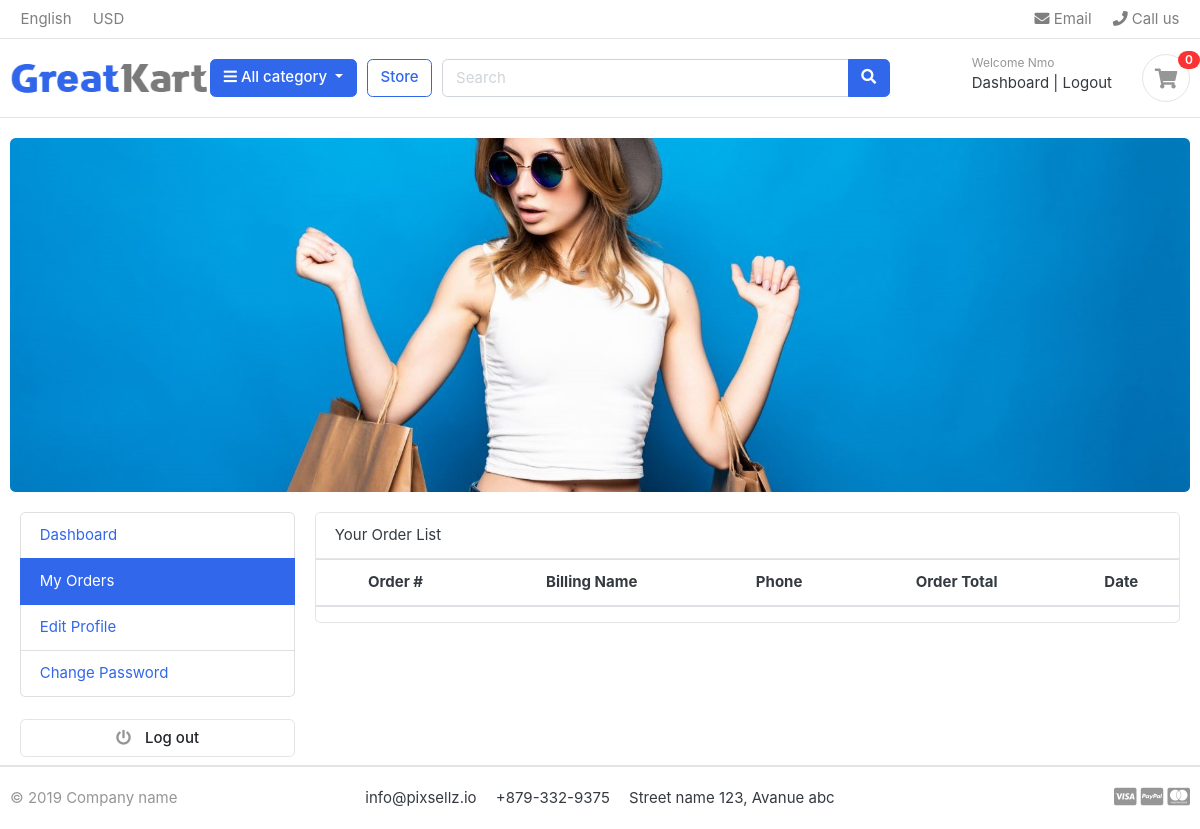
The page /accounts/my_orders (signed in) on the database as committed earlier.
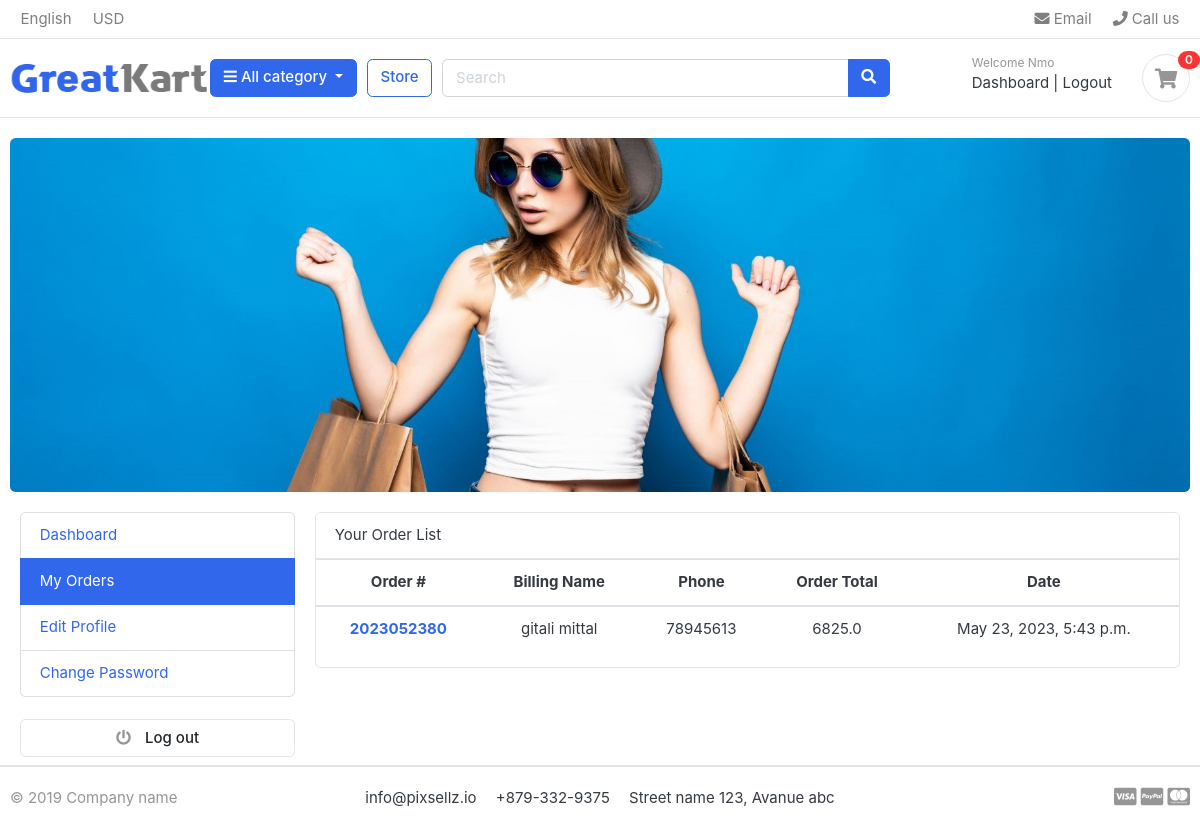
The same page on the database as committed later.
### orders/models.py (models this page shows, shortened)
class Order(models.Model):
    STATUS =(
        ("New" , "New"),
        ("Accepted","Accepted"),
        ("Completed","Completed"),
        ("Cancelled" , "Cancelled"),
    )
    user = models.ForeignKey(Account , on_delete=models.CASCADE)
    payment = models.ForeignKey(Payment , on_delete=models.CASCADE ,blank=True , null=True)
    order_number = models.CharField(max_length=20)
    first_name = models.CharField(max_length=50)
    last_name = models.CharField(max_length=50)
    phone = models.CharField(max_length=15)
    email = models.EmailField(max_length = 50)
    address_line1 = models.CharField(max_length=100)
    address_line2 = models.CharField(max_length=70 , blank=True)
    state = models.CharField(max_length=20)
    city = models.CharField(max_length=30)
    zip = models.CharField(max_length=10 , null=True)
    order_total = models.FloatField()
    tax = models.FloatField()
    status = models.CharField(max_length=10 ,choices=STATUS , default="NEW")
    ip = models.CharField(blank= True , max_length = 20)
    is_ordered = models.BooleanField(default=False)
    created_at = models.DateTimeField(auto_now_add=True)
    updated_at = models.DateTimeField(auto_now=True)
    def full_name(self):
        return f'{self.first_name} {self.last_name}'

### accounts/views.py (the view)
# urls.py: path('my_orders' , views.my_orders , name = "my_orders" ),
def my_orders(request):
    orders = Order.objects.filter(user= request.user , is_ordered = True).order_by('-created_at')
    context={
        'orders':orders
    }
    return render(request , 'accounts/my_orders.html' , context)

### cart/context_processors.py (called while the page is built)
def counter(request):
    cart_count =0
    if 'admin' in request.path:
        return {
        }
    else:
        try:
            cart = Cart.objects.filter(cart_id = _cart_id(request))
            if request.user.is_authenticated:
                cart_items = CartItem.objects.filter(user = request.user)
            else:
                cart_items = CartItem.objects.all().filter(cart = cart[:1] )
            for cart in cart_items:
                cart_count += cart.quantity
        except:
            cart_count = 0
    return dict(cart_count=cart_count)

### cart/views.py (called while the page is built)
def _cart_id(request):
    cart = request.session.session_key
    if not cart:
        cart =request.session.create()
    return cart

### category/context_processors.py (called while the page is built)
def menu_links(request):
    links = Category.objects.all()
    return dict(links=links)

### category/models.py (called while the page is built)
    def get_url(self):
        return reverse('product_by_category' , args=[self.slug])

### ludhianaKoti/templates/accounts/my_orders.html
{% extends 'base.html' %}
{% block content %}
<div class = "container mb-2">
    <div class="row">
        {% include "accounts/dashboard_sidebar.html" %}
        <div class="col-md-9">
            <div class='card'>
                <div class="card-header"> Your Order List </div>
                    <table class="table table-hover text-center">
                        <thead>
                            <tr>
                                <th scope="col">Order #</th>
                                <th scope="col">Billing Name</th>
                                <th scope="col">Phone</th>
                                <th scope="col">Order Total</th>
                                <th scope="col">Date</th>
                            </tr>
                        </thead>
                        <tbody>
                            {% for order in orders %}
                            <tr>
                                <th scope="row"><a href="{% url 'order_detail' order.order_number %}">{{order.order_number}}</a></th>
                                <td>{{order.full_name}}</td>
                                <td>{{order.phone}}</td>
                                <td>{{order.order_total}}</td>
                                <td>{{order.updated_at}}</td>
                            </tr>
                            {%endfor%}
                        </tbody>
                    </table>
            </div>
        </div>
    </div>
    </div>
    {% endblock %}

Rows that differ between the two databases and show on the page:
added Order: order_number "2023052380", full_name "gitali mittal", phone "78945613", order_total "6825.0", updated_at "May 23, 2023, 5:43 p.m."
